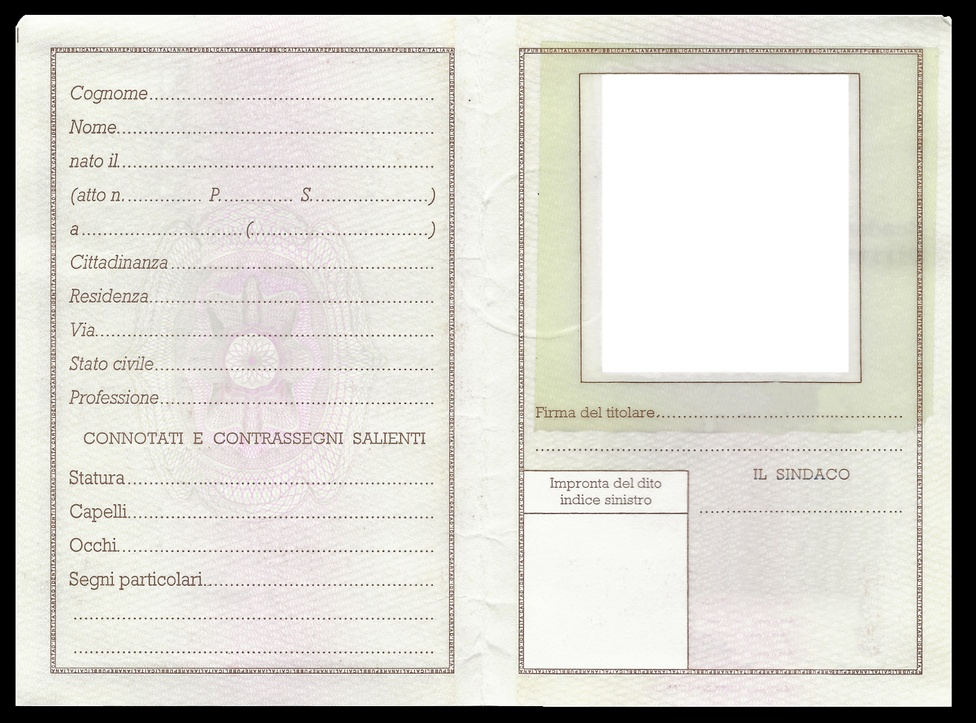
#> input picture ReferenceImages/rearCIC.jpg, 976 x 723 px, shrunk from 1445 x 1070 before the run
$ python ContoursWithHuMomentMatching.py
#> lines starting #> are read from the running program, lines starting #| are printed output that depends on the picture; after the words box and inside, x2 and y2 are one past the last pixel; in counts of white or black regions, pixels touching at a corner belong together
#%% Import section
import numpy as np
import cv2
#%%
reference_file = open('Reference.txt', 'w')
test_file = open('Test.txt', 'w')
#%% define centroid function:
def centroid(moments):
    """Returns centroid based on moments"""
    if moments['m00'] == 0:
        print('Zero Value')
        return 0,0
    x_centroid = round(moments['m10'] / moments['m00'])
    y_centroid = round(moments['m01'] / moments['m00'])
    return x_centroid, y_centroid
def draw_contour_outline(img, cnts, color, thickness=1):
    """Draws contours outlines of each contour"""

    for cnt in cnts:
        cv2.drawContours(img, [cnt], 0, color, thickness)
#%% Opening Image
reference_image = cv2.imread('ReferenceImages/rearCIC.jpg', cv2.IMREAD_GRAYSCALE)
#> reference_image: shape (723, 976); min 0, max 255, mean 210.9
test_image = cv2.imread('TestImages/rear/a-petrelli-rearCIC.jpg', cv2.IMREAD_GRAYSCALE)
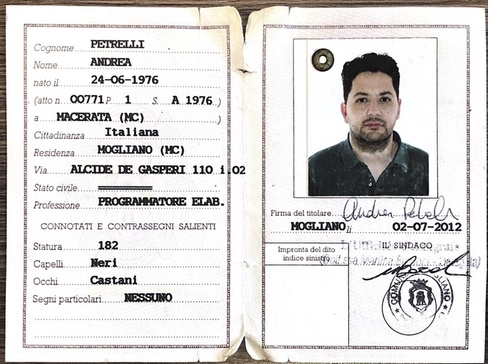
#> input picture TestImages/rear/a-petrelli-rearCIC.jpg, 488 x 364 px, shrunk from 723 x 539 before the run
#> test_image: shape (364, 488); min 0, max 255, mean 216.7
#%% Thresholding images
#thresh, reference_image_binary = cv2.threshold(reference_image, 127, 255, 0)
#thresh, test_image_binary = cv2.threshold(test_image, 127, 255, 0)
#%% Bluring
reference_image = cv2.blur(reference_image, (3,3))
test_image = cv2.blur(test_image, (3,3))
#%% Bilateral filter #TODO da capire bene come usarlo potrebbe essere migliore del gaussian
test_image = cv2.bilateralFilter(test_image, 9, 9, 9)
#%% Canny
reference_image_canny = cv2.Canny(reference_image, 100, 200)
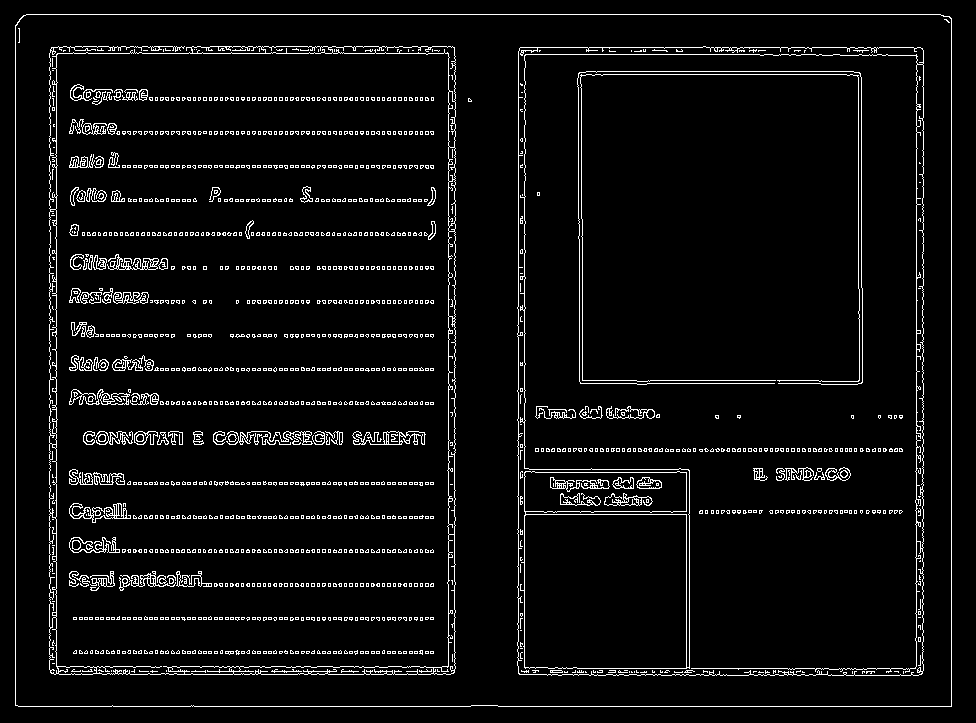
#> reference_image_canny: shape (723, 976); 5.3% white in thin lines or dots
test_image_canny = cv2.Canny(test_image, 100, 200)
#> test_image_canny: shape (364, 488); 10.2% white in thin lines or dots
#%% Morphological operation
kernel = np.ones((5,5),np.uint8)
reference_image_canny_morph = cv2.morphologyEx(reference_image_canny, cv2.MORPH_CLOSE, kernel)
#> reference_image_canny_morph: shape (723, 976); 10.2% white; 54 white regions (9 under 20 px), largest, box (x1, y1, x2, y2) and area: (517, 46, 924, 676) 14103, (49, 46, 456, 675) 13155, (577, 71, 863, 385) 4726
test_image_canny_morph = cv2.morphologyEx(test_image_canny, cv2.MORPH_CLOSE, kernel)
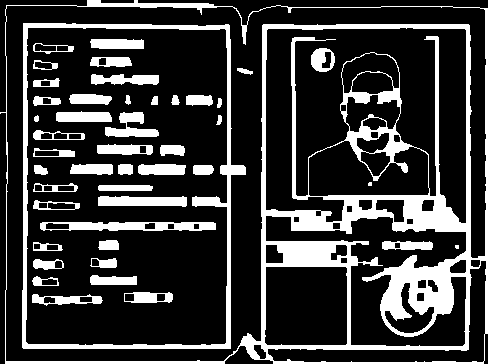
#> test_image_canny_morph: shape (364, 488); 22.3% white; 46 white regions (2 under 20 px)
#%% Finding Contours on binary image
#test_image_connected = cv2.connectedComponents(test_image_canny)
reference_contours, reference_hierarchy = cv2.findContours(reference_image_canny, cv2.RETR_CCOMP, cv2.CHAIN_APPROX_NONE)
#> reference_contours = 2623 contours, 2445 with area under 20; largest, box (x1, y1, x2, y2) and area: (15, 14, 952, 707) 647611, (15, 14, 952, 707) 647598, (517, 46, 924, 676) 253914, (49, 46, 456, 675) 252244, (55, 52, 450, 675) 241084; reference_hierarchy = 2623 rows, first 6: [1, -1, -1, -1], [2, 0, -1, -1], [3, 1, -1, -1], [4, 2, -1, -1], [5, 3, -1, -1], [6, 4, -1, -1]
test_contours, test_hierarchy = cv2.findContours(test_image_canny, cv2.RETR_CCOMP, cv2.CHAIN_APPROX_NONE)
#> test_contours = 413 contours, 235 with area under 20; largest, box (x1, y1, x2, y2) and area: (261, 24, 479, 358) 67472, (22, 23, 246, 349) 66540, (25, 26, 228, 346) 63508, (264, 27, 468, 347) 54404, (308, 39, 438, 197) 10757; test_hierarchy = 413 rows, first 6: [1, -1, -1, -1], [2, 0, -1, -1], [4, 1, 3, -1], [-1, -1, -1, 2], [6, 2, 5, -1], [-1, -1, -1, 4]
reference_contours = sorted(reference_contours, key=cv2.contourArea, reverse= True)
test_contours = sorted(test_contours, key=cv2.contourArea, reverse= True)
#%% Computing reference Moments
reference_hu_moment_dict = {}
for index, contour in enumerate(reference_contours):
    reference_hu_moment_dict[index] = { 'moment': cv2.moments(contour),
                                        'hu_moment': cv2.HuMoments(cv2.moments(contour)),
                                        #'log_hu_moment': -np.sign(cv2.HuMoments(cv2.moments(contour)))*np.log10(np.abs(cv2.HuMoments(cv2.moments(contour))))
                                        }
#> after the loop, reference_hu_moment_dict = 2623 items
#%% Computing test Moments
test_hu_moment_dict = {}
for index, contour in enumerate(test_contours):
    test_hu_moment_dict[index] = { 'moment': cv2.moments(contour),
                                   'hu_moment': cv2.HuMoments(cv2.moments(contour)),
                                   #'log_hu_moment': -np.sign(cv2.HuMoments(cv2.moments(contour)))*np.log10(np.abs(cv2.HuMoments(cv2.moments(contour))))
                                   }
#> after the loop, test_hu_moment_dict = 413 items
#%% Computing Reference Centroid of the moments
reference_centroid = {}
for index in reference_hu_moment_dict.keys():
    reference_centroid[index] = centroid(reference_hu_moment_dict[index]['moment'])
#> this loop made 2623 passes
#> (x_centroid in centroid, y_centroid in centroid) on passes 1 to 3: (483, 360), (483, 360), (720, 361)
#| Zero Value
#| Zero Value
#| Zero Value
#| Zero Value
#| Zero Value
#| Zero Value
#| Zero Value
#| Zero Value
#> (further printed lines are left out)
#> after the loop, reference_centroid = 2623 items
#%% Computing Test Centroid of the moments
test_centroid = {}
for index in test_hu_moment_dict.keys():
    reference_centroid[index] = centroid(test_hu_moment_dict[index]['moment'])
#> this loop made 413 passes
#> (x_centroid in centroid, y_centroid in centroid) on passes 1 to 3: (366, 187), (125, 187), (126, 186)
#| Zero Value
#| Zero Value
#| Zero Value
#| Zero Value
#| Zero Value
#| Zero Value
#| Zero Value
#| Zero Value
#> (further printed lines are left out)
#%% Print Result:
for index in reference_hu_moment_dict.keys():
    print('Reference Moment at contour index: ', index, file= reference_file)
    print(reference_hu_moment_dict[index], file= reference_file)
for index in test_hu_moment_dict.keys():
    print('Test Moment at contour index: ', index, file= test_file)
    print(test_hu_moment_dict[index], file= test_file)
for index in reference_centroid.keys():
    print('Reference centroid at contour index: ', index, file= reference_file)
    print(reference_centroid[index], file= reference_file)
for index in test_centroid.keys():
    print('Test centroid at contour index: ', index, file= test_file)
    print(test_centroid[index], file= test_file)
#%% Sercing Hu Moment Matches
matched_contours = {}
for i, ref_c in enumerate(reference_contours):
    for k, test_c in enumerate(test_contours):
        matched_contours[(i,k)] = cv2.matchShapes(ref_c, test_c, 3, 0)
#> after the loop, matched_contours = 1083299 items


#%% Showing Contours:
# Draw the outline of the detected contour:
#draw_contour_outline(reference_image, reference_contours, (255, 0, 0), 10)
#draw_contour_outline(test_image, test_image, (255, 0, 0), 10)
cv2.imwrite('ContoursHU/Reference_CannyBlur.jpg', reference_image_canny)
cv2.imwrite('ContoursHU/Test_cannyBlur.jpg', test_image_canny)
reference_image_copy = reference_image.copy()
test_image_copy = test_image.copy()
cv2.drawContours(reference_image_copy, reference_contours[0], -1, (0, 255, 0), 2)
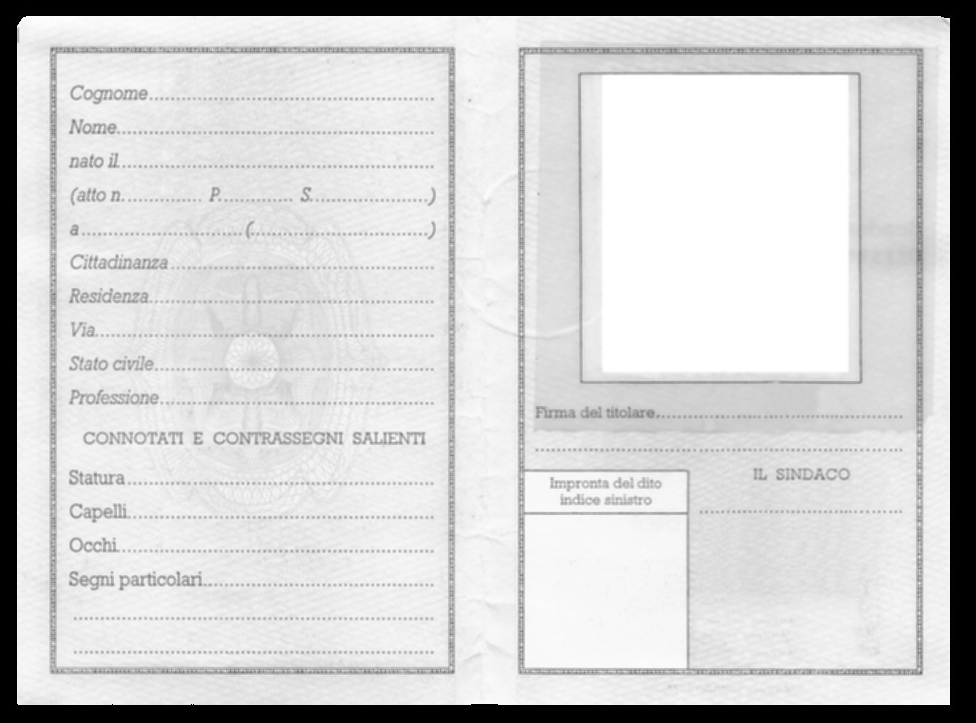
#> reference_image_copy: shape (723, 976); min 0, max 255, mean 209.3
cv2.drawContours(test_image_copy, test_contours[0], -1, (0, 255, 0), 2)
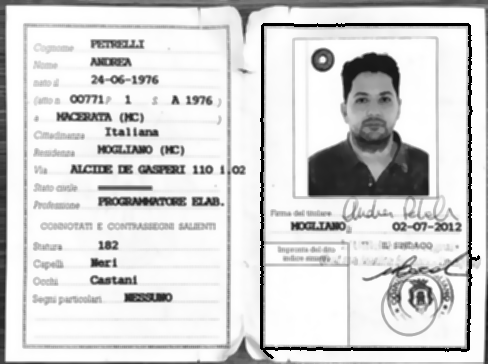
#> test_image_copy: shape (364, 488); min 0, max 255, mean 213.4
cv2.imwrite('ContoursHU/Reference_ContoursBlur.jpg', reference_image)
cv2.imwrite('ContoursHU/Test_ContoursBlur.jpg', test_image)
# [8 lines of commented-out code are left out]
x, y, w, h = cv2.boundingRect(reference_contours[0])
#> x = 15; y = 14; w = 937; h = 693
cv2.rectangle(reference_image, (x,y), (x+w, y+h),(255,0,255), 5)
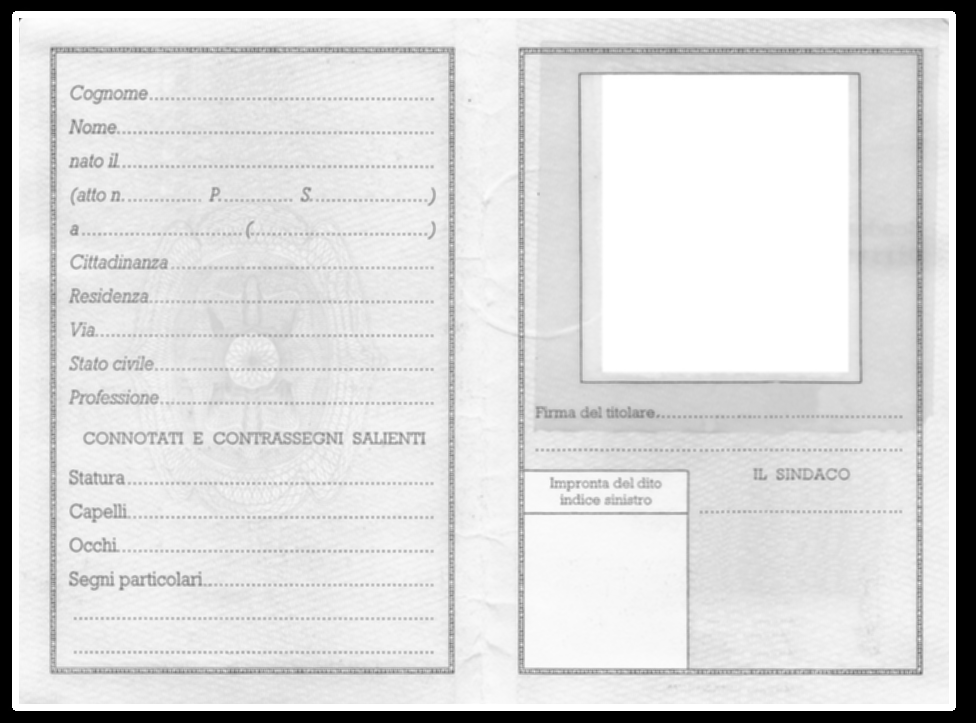
#> reference_image: shape (723, 976); min 0, max 255, mean 215.9
x, y, w, h = cv2.boundingRect(test_contours[0])
#> x = 261; y = 24; w = 218; h = 334
cv2.rectangle(test_image, (x,y), (x+w,y+h), (255,0,255), 5)
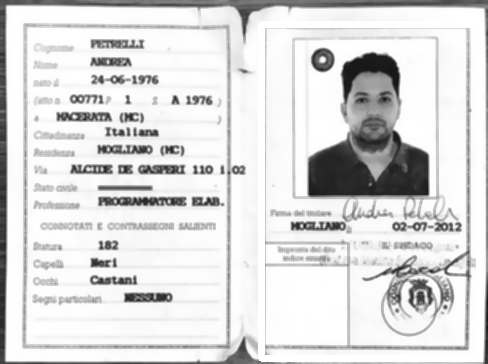
#> test_image: shape (364, 488); min 22, max 255, mean 218.1
cv2.imshow('Reference', reference_image)
cv2.imshow('Test', test_image)
cv2.waitKey(0)
cv2.destroyAllWindows()
